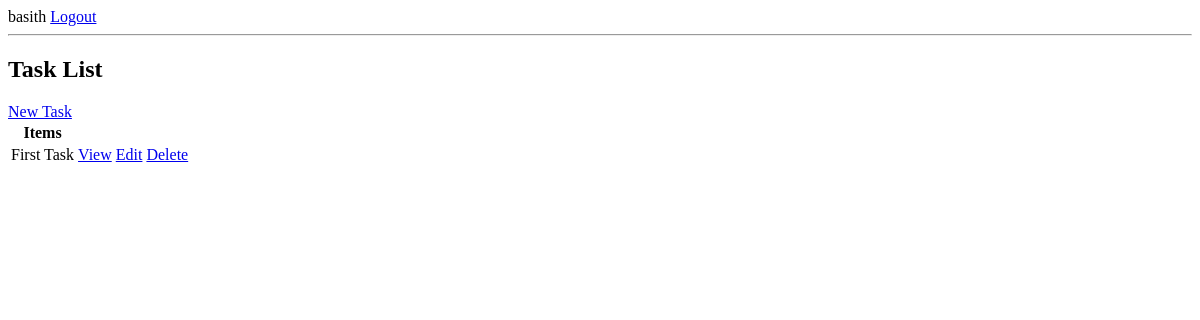
Page / (signed in) on the earlier database version.
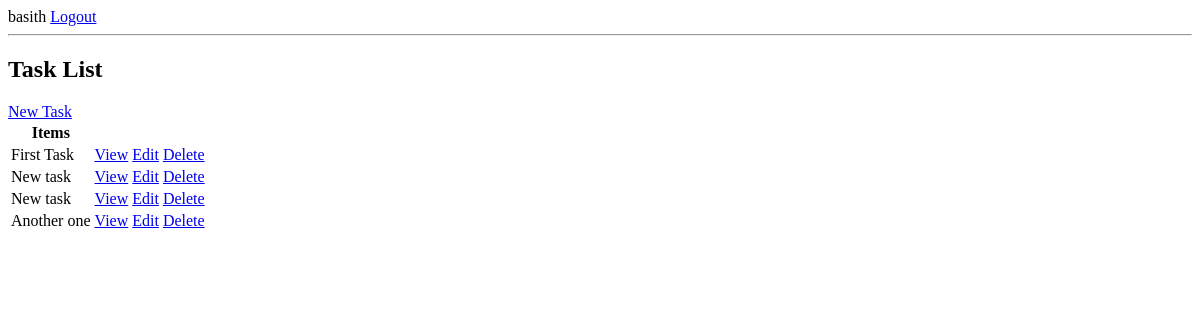
Same page on the later database version.
### base/models.py (models this page shows, shortened)
class Task(models.Model):
    user = models.ForeignKey(
        User, on_delete=models.CASCADE, null=True, blank=True)
    title = models.CharField(max_length=100)
    desc = models.TextField(max_length=500, null=True, blank=True)
    is_done = models.BooleanField(default=False)
    created_at = models.DateTimeField(auto_now_add=True)
    class Meta:
        ordering = ['is_done']

### base/views.py (the view)
# urls.py: path('', TaskList.as_view(), name='tasks_list'),
class TaskList(LoginRequiredMixin, ListView):
    model = Task
    context_object_name = 'tasks'

### base/templates/base/task_list.html
{% extends './base.html' %} {% block content %}
<h2>Task List</h2>
<a href="{% url 'create_task' %}">New Task</a>
<table>
  <tr>
    <th>Items</th>
  </tr>
  {% for task in tasks %}
  <tr>
    <td>{{ task.title }}</td>
    <td><a href="{% url 'task_details' task.id %}">View</a></td>
    <td><a href="{% url 'udpate_task' task.id %}">Edit</a></td>
    <td><a href="{% url 'delete_task' task.id %}">Delete</a></td>
  </tr>
  {% empty %}
  <tr>
    <td>No tasks available</td>
  </tr>
  {% endfor %}
</table>
{% endblock content %}

### base/templates/base/base.html (shortened to what this page needs)
<!DOCTYPE html>
<html lang="en">
  <head>
  </head>
  <body>
    {% if request.user.is_authenticated %}
    <span>{{request.user}}</span>
    <a href="{% url 'logout' %}">Logout</a>
    {% else %}
    <a href="{% url 'login' %}">Login</a>
    {% endif %}
    <hr />
    {% block content %}{% endblock %}
  </body>
</html>

Differences in the rows shown:
added Task: title "New task"
added Task: title "New task"
added Task: title "Another one"
